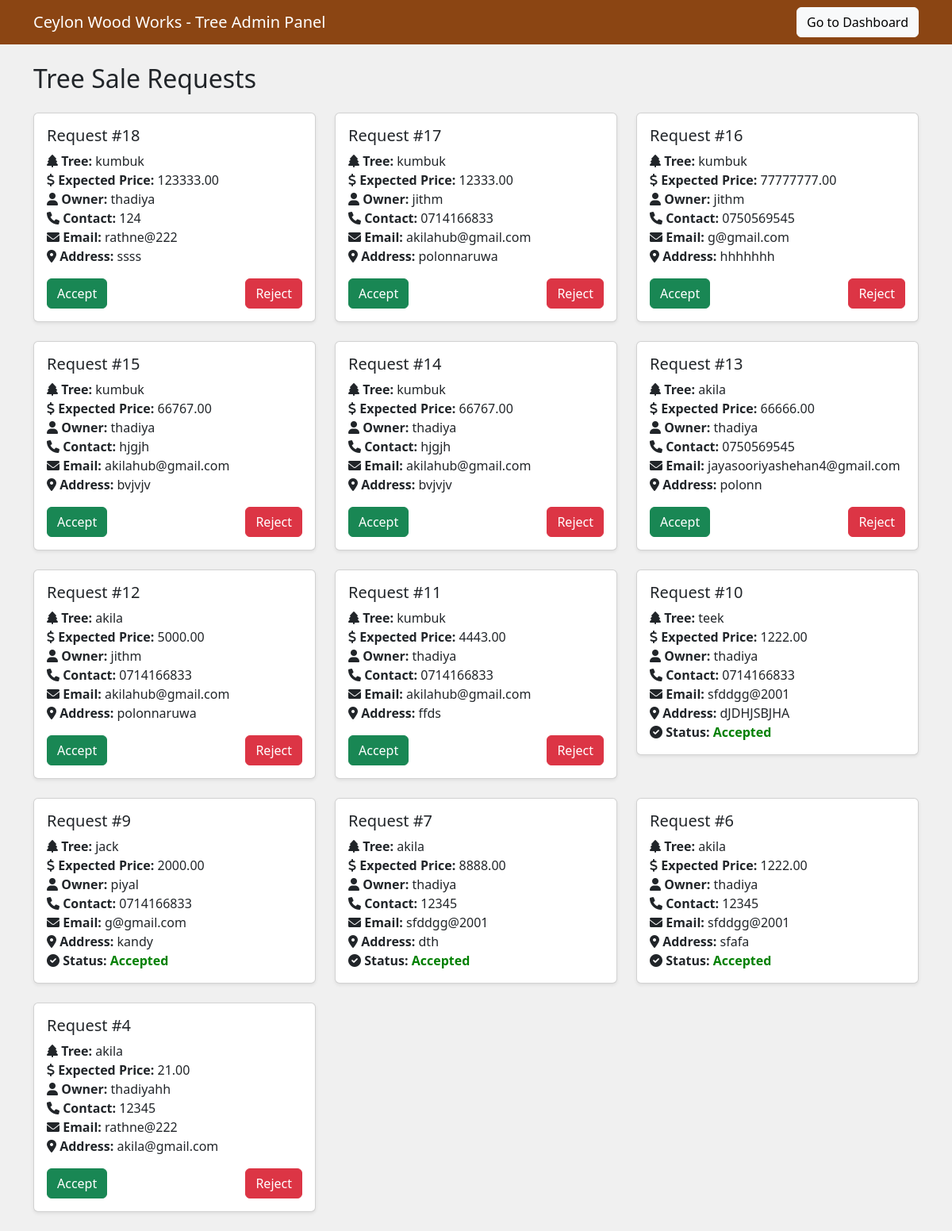
Page /treeAdmin.php on the committed database.
### tables this page shows
CREATE TABLE `tree_sales` (
  `id` int(11) NOT NULL,
  `tree_name` varchar(255) NOT NULL,
  `expected_price` decimal(10,2) NOT NULL,
  `address` text NOT NULL,
  `owner_name` varchar(255) NOT NULL,
  `contact_number` varchar(20) NOT NULL,
  `email` varchar(255) NOT NULL,
  `created_at` timestamp NOT NULL DEFAULT current_timestamp(),
  `status` varchar(20) DEFAULT 'Pending',
  `user_id` int(11) DEFAULT NULL
);

### BuyingTrees/TreeSellController.php (called while the page is built, shortened)
<?php
class TreeSellController {
    private $conn;
    public function __construct($conn = null) {
        $this->conn = $conn;
    }
    public function getAllTreeSales() {
        $sql = "SELECT * FROM tree_sales ORDER BY id DESC";
        $stmt = $this->conn->prepare($sql);
        $stmt->execute();
        return $stmt->fetchAll(PDO::FETCH_ASSOC) ?: [];
    }
}
?>

### treeAdmin.php (the view, shortened to what this page needs)
<?php
require_once 'BuyingTrees/TreeSellController.php';
$treeSellController = new TreeSellController($pdo);
$treeSales = $treeSellController->getAllTreeSales();
?>
<!DOCTYPE html>
<html lang="en">
<head>
    <link href="https://cdn.jsdelivr.net/npm/bootstrap@5.3.0/dist/css/bootstrap.min.css" rel="stylesheet">
    <link rel="stylesheet" href="https://cdnjs.cloudflare.com/ajax/libs/font-awesome/6.0.0-beta3/css/all.min.css">
</head>
<body>
    <nav class="navbar navbar-expand-lg navbar-dark ">
        <div class="container">
            <a class="navbar-brand" href="#">Ceylon Wood Works - Tree Admin Panel</a>
            <a href="admin_profile.php" class="btn btn-light">Go to Dashboard</a>
        </div>
    </nav>
    <div class="container mt-4">
        <h2 class="mb-4">Tree Sale Requests</h2>
        <div class="row">
            <?php if (!empty($treeSales)): ?>
                <?php foreach ($treeSales as $sale): ?>
                    <div class="col-md-6 col-lg-4 mb-4">
                        <div class="card order-card shadow-sm">
                            <div class="card-body">
                                <h5 class="card-title">Request #<?= $sale['id'] ?></h5>
                                <p class="card-text">
                                    <strong><i class="fas fa-tree"></i> Tree:</strong> <?= htmlspecialchars($sale['tree_name']) ?><br>
                                    <strong><i class="fas fa-dollar-sign"></i> Expected Price:</strong> <?= htmlspecialchars($sale['expected_price']) ?><br>
                                    <strong><i class="fas fa-user"></i> Owner:</strong> <?= htmlspecialchars($sale['owner_name']) ?><br>
                                    <strong><i class="fas fa-phone"></i> Contact:</strong> <?= htmlspecialchars($sale['contact_number']) ?><br>
                                    <strong><i class="fas fa-envelope"></i> Email:</strong> <?= htmlspecialchars($sale['email']) ?><br>
                                    <strong><i class="fas fa-map-marker-alt"></i> Address:</strong> <?= htmlspecialchars($sale['address']) ?><br>
                                    <?php if ($sale['status'] === 'Accepted'): ?>
                                        <strong><i class="fas fa-check-circle"></i> Status:</strong> <span class="status-accepted">Accepted</span><br>
                                    <?php endif; ?>
                                </p>
                                <?php if ($sale['status'] !== 'Accepted'): ?>
                                    <form method="post" class="mt-3">
                                        <div class="d-flex justify-content-between">
                                            <button type="submit" name="accept" class="btn btn-success">Accept</button>
                                            <button type="submit" name="reject" class="btn btn-danger" onclick="return confirm('Are you sure you want to reject this request?')">Reject</button>
                                        </div>
                                    </form>
                                <?php endif; ?>
                            </div>
                        </div>
                    </div>
                <?php endforeach; ?>
            <?php else: ?>
                <div class="col-12"><p class="text-center">No tree sale requests found.</p></div>
            <?php endif; ?>
        </div>
    </div>
</body>
</html>

### treeAdmin.php (style rules this page uses)
body { background-color: #f0f0f0; }
.order-card { transition: transform 0.3s ease, box-shadow 0.3s ease; }
.navbar { background-color: #8B4513; }
.status-accepted { color: green; font-weight: bold; }

### rows in the picture
tree_sales: id "18", tree_name "kumbuk", expected_price "123333.00", owner_name "thadiya", contact_number "124", email "rathne@222", address "ssss"
tree_sales: id "17", tree_name "kumbuk", expected_price "12333.00", owner_name "jithm", contact_number "0714166833", email "akilahub@gmail.com", address "polonnaruwa"
tree_sales: id "16", tree_name "kumbuk", expected_price "77777777.00", owner_name "jithm", contact_number "0750569545", email "g@gmail.com", address "hhhhhhh"
tree_sales: id "15", tree_name "kumbuk", expected_price "66767.00", owner_name "thadiya", contact_number "hjgjh", email "akilahub@gmail.com", address "bvjvjv"
tree_sales: id "14", tree_name "kumbuk", expected_price "66767.00", owner_name "thadiya", contact_number "hjgjh", email "akilahub@gmail.com", address "bvjvjv"
tree_sales: id "13", tree_name "akila", expected_price "66666.00", owner_name "thadiya", contact_number "0750569545", email "jayasooriyashehan4@gmail.com", address "polonn"
tree_sales: id "12", tree_name "akila", expected_price "5000.00", owner_name "jithm", contact_number "0714166833", email "akilahub@gmail.com", address "polonnaruwa"
tree_sales: id "11", tree_name "kumbuk", expected_price "4443.00", owner_name "thadiya", contact_number "0714166833", email "akilahub@gmail.com", address "ffds"
tree_sales: id "10", tree_name "teek", expected_price "1222.00", owner_name "thadiya", contact_number "0714166833", email "sfddgg@2001", address "dJDHJSBJHA", status "Accepted" (drawn), shows "Status:"
tree_sales: id "9", tree_name "jack", expected_price "2000.00", owner_name "piyal", contact_number "0714166833", email "g@gmail.com", address "kandy", status "Accepted" (drawn), shows "Status:"
tree_sales: id "7", tree_name "akila", expected_price "8888.00", owner_name "thadiya", contact_number "12345", email "sfddgg@2001", address "dth", status "Accepted" (drawn), shows "Status:"
tree_sales: id "6", tree_name "akila", expected_price "1222.00", owner_name "thadiya", contact_number "12345", email "sfddgg@2001", address "sfafa", status "Accepted" (drawn), shows "Status:"
tree_sales: id "4", tree_name "akila", expected_price "21.00", owner_name "thadiyahh", contact_number "12345", email "rathne@222", address "akila@gmail.com"
